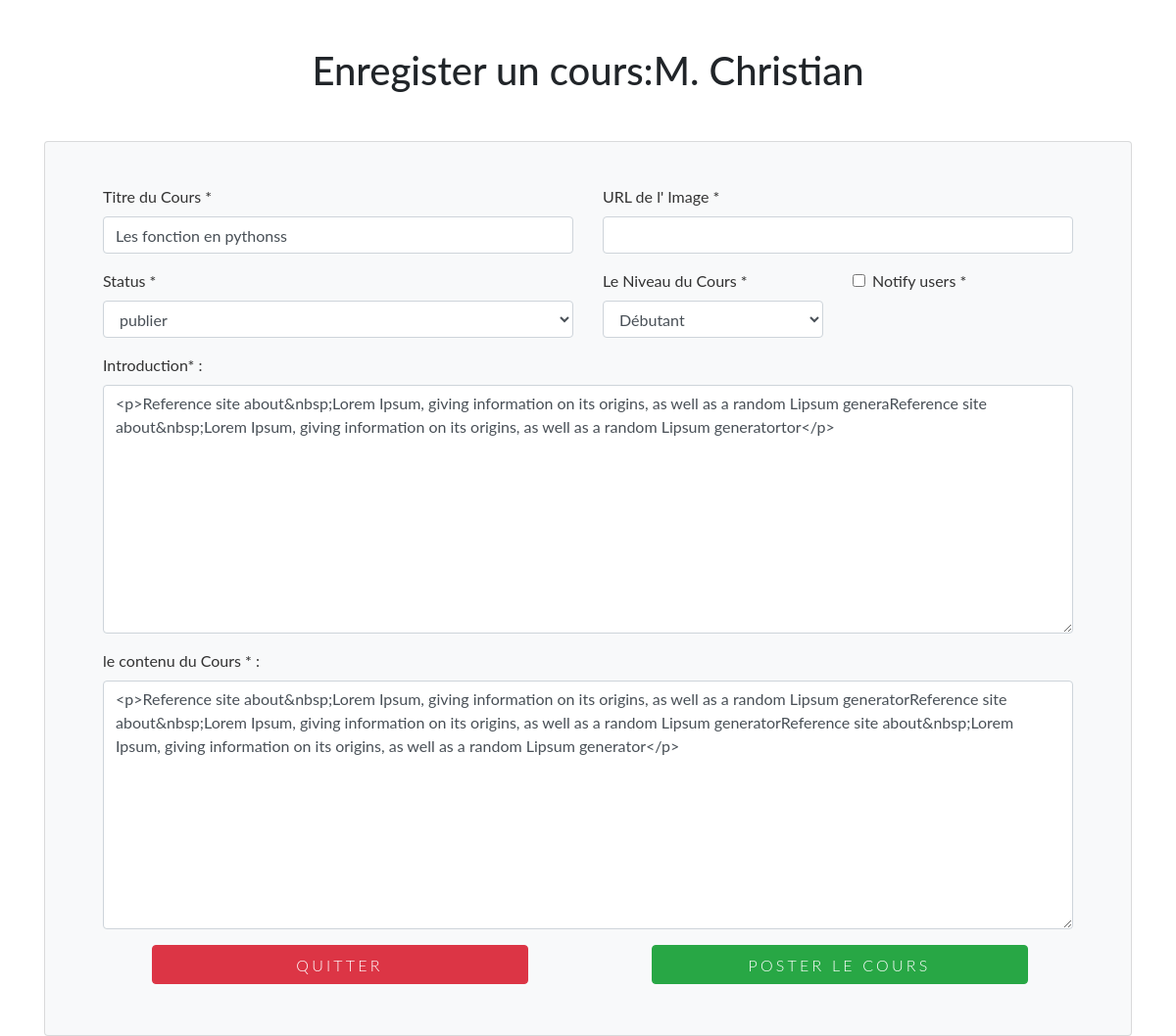
Page /python-course/les-fonction-en-pythonss/edit (signed in) on the committed database.
### posting/models.py (models this page shows, shortened)
class Course(models.Model):
    title = models.CharField(max_length=225)
    level = models.ForeignKey(to=Level, on_delete=models.CASCADE)
    author = models.ForeignKey(to=User, on_delete=models.CASCADE)
    date = models.DateTimeField(auto_now_add=True)
    status = models.CharField(choices=course_status, max_length=13, default="corbeille")
    slug = models.SlugField(blank=True, unique=True)
    body = RichTextUploadingField(verbose_name='content')
    intro = RichTextUploadingField(blank=1, null=1, config_name="extrait")
    img_link = models.URLField(blank=True, null=True)
    notify_users = models.BooleanField(default=False)
    notify_time = models.DateTimeField(blank=True, null=True, auto_now_add=False)

class Level(models.Model):
    level = models.CharField(choices=course_level, max_length=13)
    description = models.TextField(default="ceci est un niveau")
    def __str__(self):
        return self.level

### posting/views.py (the view)
# urls.py: path('python-course/<slug:slug>/edit', CourseUpdate.as_view(), name="update"),
class CourseUpdate(usermixin, UpdateView):
    permission_required = "posting.change_course"
    model = Course
    form_class = CourseForm
    template_name = "adminUsers/create.html"

### posting/views.py (called while the page is built)
    def dispatch(self, request, *args, **kwargs):
        if (not self.request.user.is_authenticated):
            return redirect_to_login(self.request.get_full_path(), self.get_login_url(), self.get_redirect_field_name())
        if not self.has_permission():
            raise Http404
        return super(usermixin, self).dispatch(request, *args, **kwargs)

### templates/adminUsers/create.html (shortened to what this page needs)
{% extends "adminUsers/__base__.html" %}
{% block content %}
<div class="container"> <div class=" text-center mt-5 ">
    <h1>Enregister un cours:M. {{request.user}}</h1>
</div>
<div class="row ">
    <div class="col-lg-12 mx-auto">
        <div class="card mt-2 mx-auto p-4 bg-light">
            <div class="card-body bg-light">
                <div class="container">
                    <form id="contact-form" role="form" method="POST" enctype = "multipart/form-data"> {% csrf_token %}
                        <div class="controls">
                            <div class="row">
                                <div class="col-md-6">
                                    <div class="form-group">
                                         <label for="{{ form.title.id_for_label }}">{{ form.title.label }} *</label>
                                         {{form.title}}
                                    </div>
                                </div>
                                <div class="col-md-6">
                                    <div class="form-group">
                                         <label for="{{ form.img_link.id_for_label }}">{{ form.img_link.label }} *</label>
                                         {{form.img_link}}
                                    </div>
                                </div>
                            </div>
                            <div class="row">
                                <div class="col-md-6">
                                    <div class="form-group">
                                         <label for="{{ form.status.id_for_label }}">{{ form.status.label }} *</label>
                                         {{form.status}}
                                    </div>
                                </div>
                                <div class="col-md-3">
                                    <div class="form-group">
                                         <label for="{{ form.level.id_for_label }}">{{ form.level.label }} *</label>
                                         {{form.level}}
                                    </div>
                                </div>
                                <div class="col-md-3">
                                    <div class="form-check">
                                        {{form.notify_users}}
                                         <label for="form-email" class="form-check-label">{{ form.notify_users.label }} *</label>
                                    </div>
                                </div>
                            </div>
                            <div class="row">
                                <div class="col-md-12">
                                    <div class="form-group"> <label for="{{ form.intro.id_for_label }}">{{form.intro.label }}* :</label><br> {{form.intro}}</div>
                                </div>
                            </div>
                            <div class="row">
                                <div class="col-md-12">
                                    <div class="form-group"> <label for="{{ form.intro.id_for_label }}">{{form.body.label }}* :</label> <br>{{form.body}}</div>
                                </div>
                                <div class="col-md-6 text-center mb-2"> <a href="{% url 'homepage' %}" target="_blank" rel="noopener noreferrer" class="btn btn-danger btn-send pt-2" id="back">Quitter</a></div>
                                <div class="col-md-6 text-center"> <input type="submit" class="btn btn-success btn-send pt-2 " value="Poster le Cours"> </div>
                            </div>
                        </div>
                    </form>
                </div>
            </div>
        </div>
    </div>
</div>
</div>
{% endblock content %}

### templates/adminUsers/create.html (style rules this page uses)
body { font-family: 'Lato', sans-serif }
h1 { margin-bottom: 40px }
label { color: #333 }
.btn-send { font-weight: 300; text-transform: uppercase; letter-spacing: 0.2em; width: 80%; margin-left: 3px }
.card { margin-left: 10px; margin-right: 10px }

### rows in the picture
Course: title "Les fonction en pythonss", status "publier", intro "<p>Reference site about&nbsp;Lorem Ipsum, giving information on its origins, as well as a random Lipsum generaReference site about&nbsp;Lorem Ipsum, giving information on its origins, as well as a random Lipsum generatortor</p>", body "<p>Reference site about&nbsp;Lorem Ipsum, giving information on its origins, as well as a random Lipsum generatorReference site about&nbsp;Lorem Ipsum, giving information on its origins, as well as a random Lipsum generatorReference site about&nbsp;Lorem Ipsum, giving information on its origins, as well as a random Lipsum generator</p>"
Level: level "Débutant"

### other values in the picture
{{ request.user }} "Christian"
